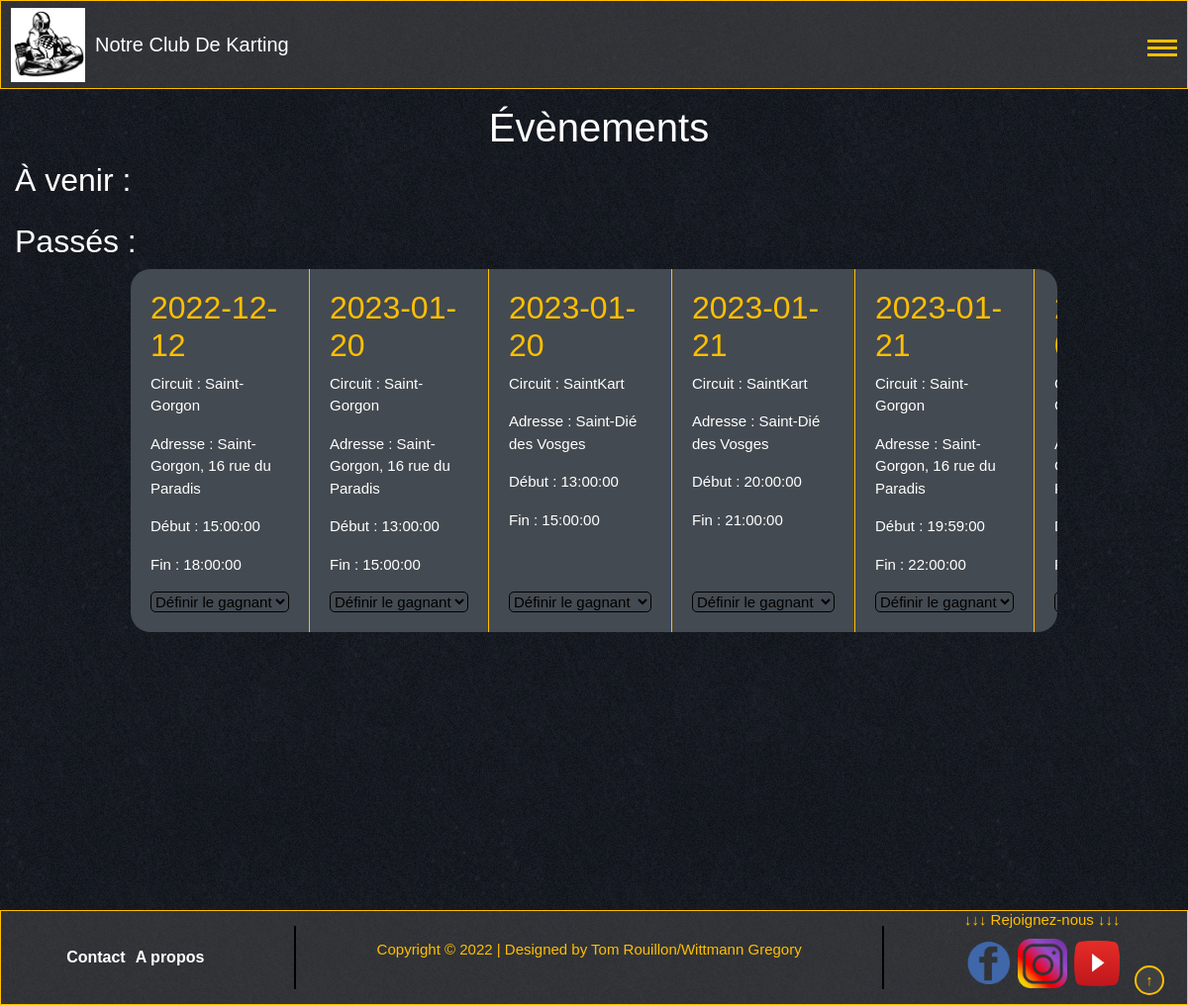
Page /event.php (signed in) on the committed database.
### tables this page shows
CREATE TABLE IF NOT EXISTS `match` (
  `idMatch` int(11) NOT NULL AUTO_INCREMENT,
  `date` date NOT NULL,
  `heureDebut` time NOT NULL,
  `heureFin` time NOT NULL,
  `nbrPartNecessaire` int(11) NOT NULL,
  `Gagnant` int(11) DEFAULT NULL,
  `resultatFinal` varchar(45) DEFAULT NULL,
  `Circuit_idCircuit` int(11) NOT NULL,
  PRIMARY KEY (`idMatch`),
  KEY `fk_Match_Circuit1_idx` (`Circuit_idCircuit`),
  KEY `fk_Match_Adherent2_idx` (`Gagnant`)
);

CREATE TABLE IF NOT EXISTS `circuit` (
  `idCircuit` int(11) NOT NULL AUTO_INCREMENT,
  `adresse` varchar(120) NOT NULL,
  `nbrMaxPlace` int(11) NOT NULL,
  `nom` varchar(50) NOT NULL,
  PRIMARY KEY (`idCircuit`)
);

### event.php (the view, shortened to what this page needs)
<?php
    require_once("header.php");
    $con = connect_bd();
    $sql = "SELECT * FROM `match` WHERE `date` < NOW() ORDER BY `date`";
    $stmtEvPast = $con->prepare($sql);
    $res = $stmtEvPast->execute();
    $sql = "SELECT * FROM `circuit` WHERE `idCircuit` = :idCircuit";
    $stmt2 = $con->prepare($sql);
?>
<div id="contenu">
    <h1> Évènements </h1>
    <h2> À venir : </h2>
    <div class="event-list">
    </div>
    <h2> Passés : </h2>
    <div class="event-list">
        <ul class="events">
            <?php
                while ($row = $stmtEvPast->fetch()) {
                    $values = [
                        "idCircuit" => $row["Circuit_idCircuit"]
                    ];
                    $res = $stmt2->execute($values);
                    $rowCirc = $stmt2->fetch();
                    echo "<li class='event'>";
                    echo "<h2 style=\" color: var(--yellowColor);\">" . $row["date"] . "</h2>";
                    echo "<p> Circuit : " . $rowCirc["nom"] . "</p>";
                    echo "<p> Adresse : " . $rowCirc["adresse"] . "</p>";
                    echo "<p> Début : " . $row["heureDebut"] . "</p>";
                    echo "<p> Fin : " . $row["heureFin"] . "</p>";
                    if (isset($_SESSION["admin"]) && $_SESSION["admin"]) {
                        if ($row["Gagnant"] == null) {
                            echo "<select id=\"list" . $row["idMatch"] . "\" class=\"registerMatch\" onchange=\"setWinner(" . $row["idMatch"] . ")\"> Définir le gagnant";
                            echo "<option value=\"0\"> Définir le gagnant </option>";
                            echo "</select>";
                        }
                    }
                    echo "</li>";
                }
            ?>
        </ul>
    </div>
</div>
<?php
    require_once("footer.php");
?>

### style/main.css (style rules this page uses)
:root { --backColor:rgba(22, 22, 22, 0.773); --footColor:#343a40; --eventColor: #444a51; }
body { font-family: 'Share Tech', sans-serif; display: block; margin: 0; width: auto; height: auto; background-image: url("../logos/blackmamba.png"); }
body h1 { margin-left: 10px; margin-top: 10px; }
body #contenu { min-height: 100vh; margin: 15px; font-size: 15px; color: white; }
body #contenu h1 { margin-top: 10px; margin-bottom: 10px; font-size: 40px; text-align: center; }
.events { justify-content: flex-start; display: flex; background-color: var(--eventColor); border-radius: 20px; overflow-x: auto; width: auto; max-width: 80%; height: 100%; scroll-behavior: smooth; padding-left: 20px; }
.event { padding: 20px 20px 20px 20px; list-style-type: none; width: 200px; border-right: solid var(--yellowColor) 1px; display: flex; flex-direction: column; }
.event:nth-child(1) { padding-left: 0px; }
.event:last-child { border-right: none; }
.event-list { display: flex; flex-direction: column; justify-content: center; align-items: center; }
.registerMatch { margin: auto; margin-bottom: 0px; border-radius: 5px; background-color: var(--eventColor); transition: all 200ms ease; border: solid black 1px; }

### style/footer.css (style rules this page uses)
:root { --footColor:rgba(75, 75, 76, 0.53); }

### style/header.css (style rules this page uses)
:root { --backColor:rgba(22, 22, 22, 0.773); --footColor:rgba(75, 75, 76, 0.53); --yellowColor:rgb(255, 191, 0); }

### rows in the picture
match: date "2022-12-12", Circuit_idCircuit.nom "Saint-Gorgon", Circuit_idCircuit.adresse "Saint-Gorgon, 16 rue du Paradis", heureDebut "15:00:00", heureFin "18:00:00", idMatch "Définir le gagnant"
match: date "2023-01-20", Circuit_idCircuit.nom "Saint-Gorgon", Circuit_idCircuit.adresse "Saint-Gorgon, 16 rue du Paradis", heureDebut "13:00:00", heureFin "15:00:00", idMatch "Définir le gagnant"
match: date "2023-01-20", Circuit_idCircuit.nom "SaintKart", Circuit_idCircuit.adresse "Saint-Dié des Vosges", heureDebut "13:00:00", heureFin "15:00:00", idMatch "Définir le gagnant"
match: date "2023-01-21", Circuit_idCircuit.nom "SaintKart", Circuit_idCircuit.adresse "Saint-Dié des Vosges", heureDebut "20:00:00", heureFin "21:00:00", idMatch "Définir le gagnant"
match: date "2023-01-21", Circuit_idCircuit.nom "Saint-Gorgon", Circuit_idCircuit.adresse "Saint-Gorgon, 16 rue du Paradis", heureDebut "19:59:00", heureFin "22:00:00", idMatch "Définir le gagnant"
match: idMatch "Définir le gagnant"
